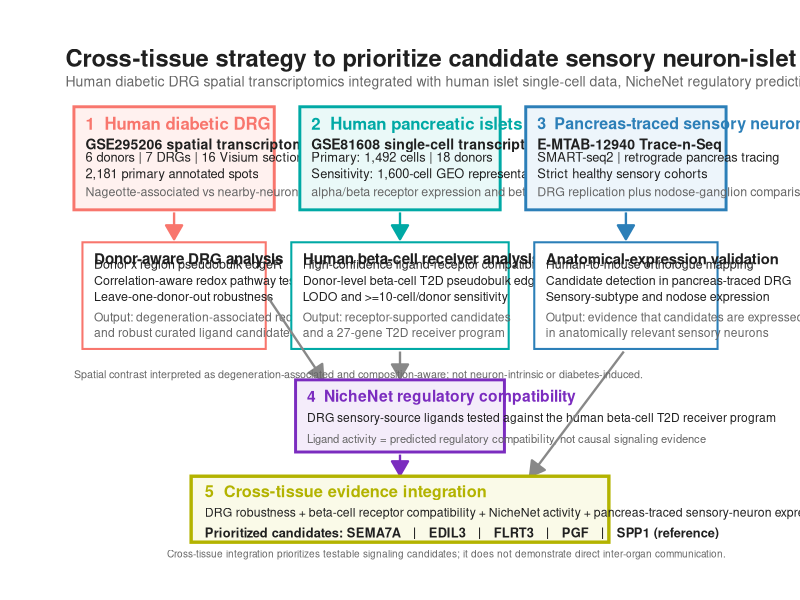
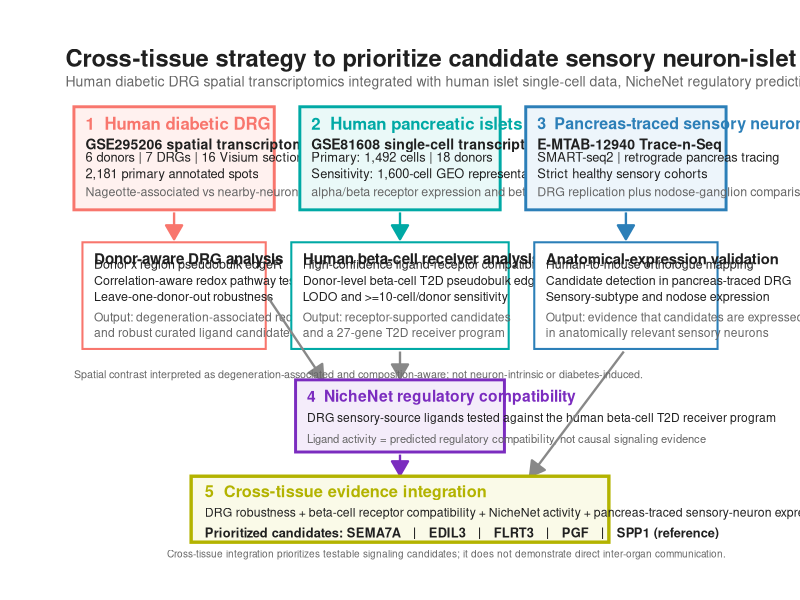

Write R code to recreate these figures, in order.
#!/usr/bin/env Rscript

# ============================================================
# Paper 3 - Figure 1
# Cross-tissue study design and analytical workflow
# Presentation-only schematic; no statistical analysis is run.
# ============================================================

suppressPackageStartupMessages({
  library(ggplot2)
  library(grid)
})

outdir <- "figures/workflow"
dir.create(outdir, recursive = TRUE, showWarnings = FALSE)

theme_set(theme_void(base_size = 11))

# Palette chosen to remain consistent with the manuscript figures.
col_drg      <- "#F8766D"
col_islet    <- "#00A9A5"
col_niche    <- "#7B2CBF"
col_trace    <- "#2C7FB8"
col_final    <- "#B3B300"
col_light    <- "#F5F5F5"
col_border   <- "#3D3D3D"
col_text     <- "#202020"
col_muted    <- "#666666"

# Canvas coordinates: x 0-16, y 0-10.
p <- ggplot() +
  coord_cartesian(xlim = c(0, 16), ylim = c(0, 10), clip = "off") +
  theme_void() +
  theme(
    plot.margin = margin(12, 18, 12, 18),
    plot.background = element_rect(fill = "white", colour = NA)
  )

# Helpers -----------------------------------------------------
box <- function(xmin, xmax, ymin, ymax, fill, border = col_border, linewidth = 0.7) {
  annotate("rect", xmin = xmin, xmax = xmax, ymin = ymin, ymax = ymax,
           fill = fill, colour = border, linewidth = linewidth)
}

flow_arrow <- function(x, xend, y, yend, colour = "#777777", linewidth = 0.8) {
  annotate("segment", x = x, xend = xend, y = y, yend = yend,
           colour = colour, linewidth = linewidth,
           arrow = grid::arrow(length = unit(0.16, "inches"), type = "closed"))
}

label <- function(x, y, text, size = 3.6, fontface = "plain", colour = col_text,
                  hjust = 0.5, vjust = 0.5, lineheight = 1.08) {
  annotate("text", x = x, y = y, label = text, size = size,
           fontface = fontface, colour = colour, hjust = hjust,
           vjust = vjust, lineheight = lineheight)
}

# Title -------------------------------------------------------
p <- p +
  label(0.15, 9.70,
        "Cross-tissue strategy to prioritize candidate sensory neuron-islet signaling axes",
        size = 6.0, fontface = "bold", hjust = 0) +
  label(0.15, 9.25,
        "Human diabetic DRG spatial transcriptomics integrated with human islet single-cell data, NicheNet regulatory prediction and pancreas-traced sensory-neuron transcriptomics",
        size = 3.55, colour = col_muted, hjust = 0)

# -----------------------------------------------------------------
# TOP ROW: source datasets
# -----------------------------------------------------------------

# DRG source
p <- p +
  box(0.35, 5.05, 6.75, 8.75, "#FFF1EF", border = col_drg, linewidth = 1.0) +
  label(0.62, 8.43, "1  Human diabetic DRG", 4.25, "bold", col_drg, hjust = 0) +
  label(0.62, 8.03, "GSE295206 spatial transcriptomics", 3.55, "bold", hjust = 0) +
  label(0.62, 7.62,
        "6 donors | 7 DRGs | 16 Visium sections\n2,181 primary annotated spots",
        3.25, hjust = 0) +
  label(0.62, 7.10,
        "Nageotte-associated vs nearby-neuron regions",
        3.15, colour = col_muted, hjust = 0)

# Islet source
p <- p +
  box(5.65, 10.35, 6.75, 8.75, "#EAF9F8", border = col_islet, linewidth = 1.0) +
  label(5.92, 8.43, "2  Human pancreatic islets", 4.25, "bold", col_islet, hjust = 0) +
  label(5.92, 8.03, "GSE81608 single-cell transcriptomics", 3.55, "bold", hjust = 0) +
  label(5.92, 7.62,
        "Primary: 1,492 cells | 18 donors\nSensitivity: 1,600-cell GEO representation",
        3.25, hjust = 0) +
  label(5.92, 7.10,
        "alpha/beta receptor expression and beta-cell T2D program",
        3.15, colour = col_muted, hjust = 0)

# Trace-n-Seq source
p <- p +
  box(10.95, 15.65, 6.75, 8.75, "#EDF5FB", border = col_trace, linewidth = 1.0) +
  label(11.22, 8.43, "3  Pancreas-traced sensory neurons", 4.05, "bold", col_trace, hjust = 0) +
  label(11.22, 8.03, "E-MTAB-12940 Trace-n-Seq", 3.55, "bold", hjust = 0) +
  label(11.22, 7.62,
        "SMART-seq2 | retrograde pancreas tracing\nStrict healthy sensory cohorts",
        3.25, hjust = 0) +
  label(11.22, 7.10,
        "DRG replication plus nodose-ganglion comparison",
        3.15, colour = col_muted, hjust = 0)

# -----------------------------------------------------------------
# MIDDLE ROW: analyses
# -----------------------------------------------------------------

# DRG analysis
p <- p +
  flow_arrow(2.70, 2.70, 6.70, 6.18, colour = col_drg) +
  box(0.55, 4.85, 4.05, 6.12, "white", border = col_drg) +
  label(0.82, 5.80, "Donor-aware DRG analysis", 3.85, "bold", hjust = 0) +
  label(0.82, 5.38,
        "Donor x region pseudobulk edgeR\nCorrelation-aware redox pathway testing\nLeave-one-donor-out robustness",
        3.15, hjust = 0) +
  label(0.82, 4.52,
        "Output: degeneration-associated redox programs\nand robust curated ligand candidates",
        3.05, colour = col_muted, hjust = 0)

# Islet analysis
p <- p +
  flow_arrow(8.00, 8.00, 6.70, 6.18, colour = col_islet) +
  box(5.45, 10.55, 4.05, 6.12, "white", border = col_islet) +
  label(5.72, 5.80, "Human beta-cell receiver analysis", 3.85, "bold", hjust = 0) +
  label(5.72, 5.38,
        "High-confidence ligand-receptor compatibility\nDonor-level beta-cell T2D pseudobulk edgeR\nLODO and >=10-cell/donor sensitivity",
        3.15, hjust = 0) +
  label(5.72, 4.52,
        "Output: receptor-supported candidates\nand a 27-gene T2D receiver program",
        3.05, colour = col_muted, hjust = 0)

# Anatomical validation
p <- p +
  flow_arrow(13.30, 13.30, 6.70, 6.18, colour = col_trace) +
  box(11.15, 15.45, 4.05, 6.12, "white", border = col_trace) +
  label(11.42, 5.80, "Anatomical-expression validation", 3.75, "bold", hjust = 0) +
  label(11.42, 5.38,
        "Human-to-mouse orthologue mapping\nCandidate detection in pancreas-traced DRG\nSensory-subtype and nodose expression",
        3.15, hjust = 0) +
  label(11.42, 4.52,
        "Output: evidence that candidates are expressed\nin anatomically relevant sensory neurons",
        3.05, colour = col_muted, hjust = 0)

# -----------------------------------------------------------------
# NICHE-NET integration
# -----------------------------------------------------------------

p <- p +
  flow_arrow(4.88, 6.20, 5.08, 3.45, colour = "#888888") +
  flow_arrow(8.00, 8.00, 4.00, 3.48, colour = "#888888") +
  box(5.55, 10.45, 2.05, 3.45, "#F4ECFA", border = col_niche, linewidth = 1.0) +
  label(5.82, 3.14, "4  NicheNet regulatory compatibility", 3.95, "bold", col_niche, hjust = 0) +
  label(5.82, 2.72,
        "DRG sensory-source ligands tested against the human beta-cell T2D receiver program",
        3.05, hjust = 0) +
  label(5.82, 2.31,
        "Ligand activity = predicted regulatory compatibility, not causal signaling evidence",
        2.85, colour = col_muted, hjust = 0)

# Trace evidence feeds final integration directly
p <- p +
  flow_arrow(13.25, 11.05, 4.00, 1.58, colour = "#888888")

# NicheNet to final
p <- p +
  flow_arrow(8.00, 8.00, 2.00, 1.60, colour = col_niche)

# -----------------------------------------------------------------
# FINAL integration
# -----------------------------------------------------------------

p <- p +
  box(3.10, 12.90, 0.30, 1.58, "#FAFAE8", border = col_final, linewidth = 1.15) +
  label(3.42, 1.29, "5  Cross-tissue evidence integration", 4.15, "bold", col_final, hjust = 0) +
  label(3.42, 0.88,
        "DRG robustness + beta-cell receptor compatibility + NicheNet activity + pancreas-traced sensory-neuron expression",
        3.10, hjust = 0) +
  label(3.42, 0.49,
        "Prioritized candidates: SEMA7A   |   EDIL3   |   FLRT3   |   PGF   |   SPP1 (reference)",
        3.25, "bold", hjust = 0)

# Small framing notes
p <- p +
  label(0.35, 3.56,
        "Spatial contrast interpreted as degeneration-associated and composition-aware; not neuron-intrinsic or diabetes-induced.",
        2.72, colour = col_muted, hjust = 0) +
  label(15.65, 0.08,
        "Cross-tissue integration prioritizes testable signaling candidates; it does not demonstrate direct inter-organ communication.",
        2.55, colour = col_muted, hjust = 1)

# Save --------------------------------------------------------
png_file <- file.path(outdir, "Figure_P3_StudyDesign_Workflow_12.png")
pdf_file <- file.path(outdir, "Figure_P3_StudyDesign_Workflow_12.pdf")

# PNG
ggsave(png_file, p, width = 15.8, height = 9.4, units = "in", dpi = 300, bg = "white")

# PDF: prefer cairo for Unicode beta / en dash support when available.
if (capabilities("cairo")) {
  ggsave(pdf_file, p, width = 15.8, height = 9.4, units = "in", device = cairo_pdf, bg = "white")
} else {
  ggsave(pdf_file, p, width = 15.8, height = 9.4, units = "in", bg = "white")
}

# Source-data / figure audit record (schematic only)
audit <- data.frame(
  figure = "Figure 1",
  panel = c("Source 1", "Source 2", "Source 3", "Analysis 1", "Analysis 2", "Analysis 3", "Integration 1", "Integration 2"),
  content = c(
    "GSE295206 human diabetic DRG spatial transcriptomics: 6 donors, 7 DRGs, 16 sections, 2181 primary spots",
    "GSE81608 human islet single-cell transcriptomics: 1492-cell primary representation and 1600-cell sensitivity representation",
    "E-MTAB-12940 Trace-n-Seq pancreas-traced sensory-neuron transcriptomics",
    "Donor-aware DRG redox/pathway and ligand discovery",
    "Human beta-cell receptor compatibility and donor-level T2D receiver program",
    "Pancreas-traced sensory-neuron anatomical-expression validation",
    "NicheNet ligand activity against human beta-cell T2D receiver program",
    "Integrated prioritization: SEMA7A, EDIL3, FLRT3, PGF; SPP1 as reference signal"
  ),
  stringsAsFactors = FALSE
)
write.csv(audit, file.path(outdir, "Figure_P3_StudyDesign_Workflow_12_Audit.csv"), row.names = FALSE)

cat("============================================================\n")
cat("SCRIPT 12 COMPLETE - FIGURE 1 STUDY DESIGN\n")
cat("============================================================\n")
cat("No statistical analysis was rerun.\n")
cat("PNG:", png_file, "\n")
cat("PDF:", pdf_file, "\n")
cat("Audit:", file.path(outdir, "Figure_P3_StudyDesign_Workflow_12_Audit.csv"), "\n")
cat("Final candidates displayed: SEMA7A, EDIL3, FLRT3, PGF; SPP1 reference.\n")
cat("============================================================\n")
